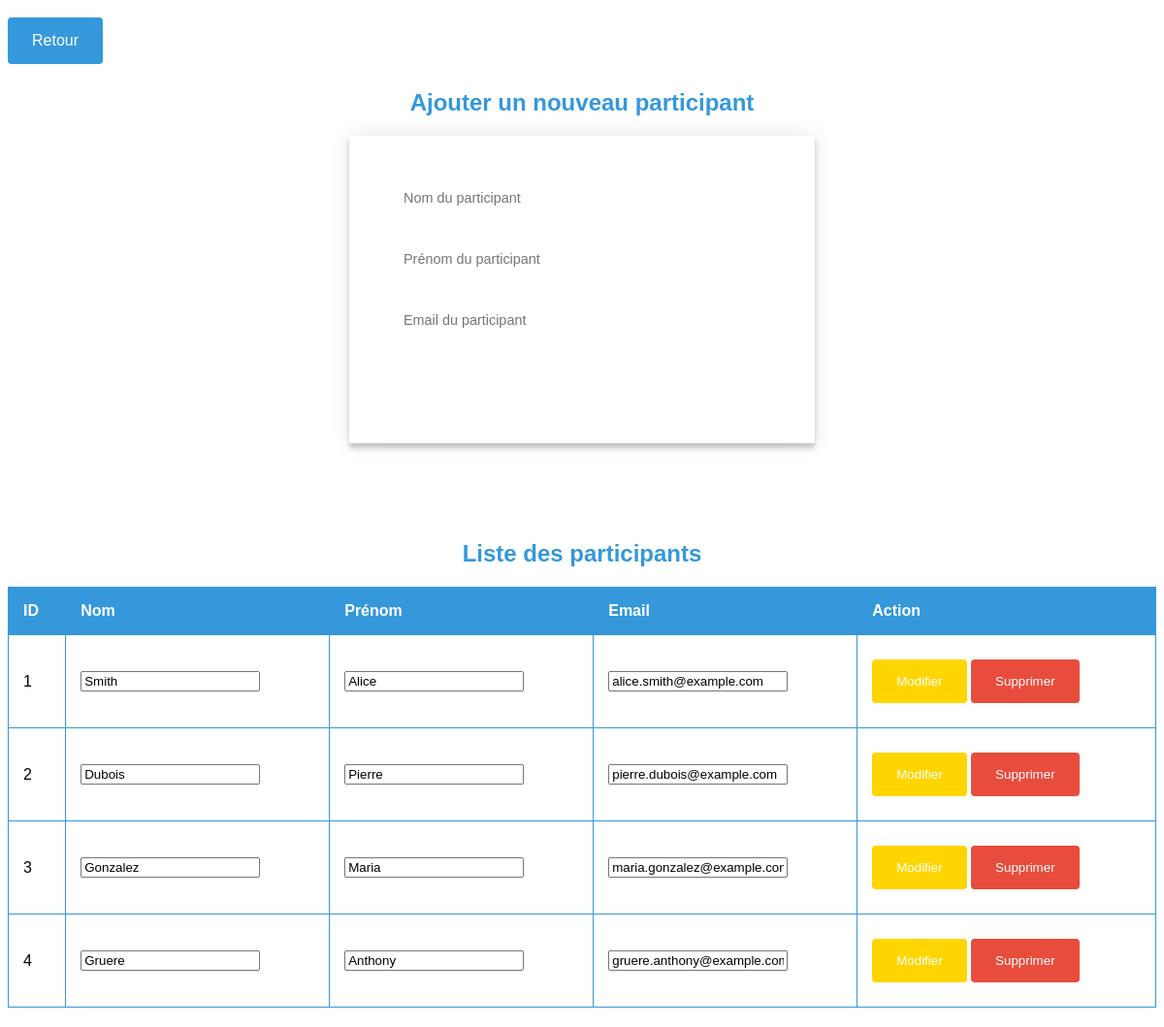
The app's page /Gestion/Utilisateurs/gestion_participants.php with its own data.
### tables this page shows
CREATE TABLE `participant` (
  `num_participant` int(11) NOT NULL,
  `nom_participant` varchar(100) DEFAULT NULL,
  `prenom_participant` varchar(100) DEFAULT NULL,
  `mail_participant` varchar(100) DEFAULT NULL
);

### Gestion/Utilisateurs/gestion_participants.php (the view, shortened to what this page needs)
<!DOCTYPE html>
<html lang="fr">
<head>
    <link rel="stylesheet" href="../../assets/css/style.css">
</head>
<body>
    <a href="../../dashboard.php" class="button">Retour</a>
    <h1 class="Title">Ajouter un nouveau participant</h1>
    <div class="form">
        <form method="POST" action="">
            <input type="text" name="nom_participant" placeholder="Nom du participant" required><br>
            <input type="text" name="prenom_participant" placeholder="Prénom du participant" required><br>
            <input type="email" name="mail_participant" placeholder="Email du participant" required><br>
            <button type="submit" name="ajouter">Ajouter</button>
        </form>
    </div>
    <h1 class="Title">Liste des participants</h1>
    <?php
    $participantsQuery = "SELECT * FROM participant";
    $participantsResult = mysqli_query($conn, $participantsQuery);
    if (mysqli_num_rows($participantsResult) > 0) {
        echo "<table border='1'>";
        echo "<tr><th>ID</th><th>Nom</th><th>Prénom</th><th>Email</th><th>Action</th></tr>";
        while ($participant = mysqli_fetch_assoc($participantsResult)) {
            echo "<form method='POST' action=''>";
            echo "<tr>";
            echo "<td>{$participant['num_participant']}</td>";
            echo "<td><input type='text' name='nom_participant' value='{$participant['nom_participant']}' required></td>";
            echo "<td><input type='text' name='prenom_participant' value='{$participant['prenom_participant']}' required></td>";
            echo "<td><input type='text' name='mail_participant' value='{$participant['mail_participant']}' required></td>";
            echo "<td><input type='hidden' name='num_participant' value='{$participant['num_participant']}'>";
            echo "<button class=\"bt2\" type=\"submit\" name=\"modifier\">Modifier</button> ";
            echo "<button class=\"bt3\" type=\"submit\" name=\"supprimer\">Supprimer</button></td>";
            echo "</tr>";
            echo "</form>";
        }
        echo "</table>";
    } else {
        echo "<div class='err_message'> Aucun participant trouvé.</div>";
    }
    ?>
</body>
</html>

### assets/css/style.css (style rules this page uses)
body { font-family: "Poppins", sans-serif; background-color: var(--first-color); }
h1.Title { text-align: center; margin-bottom: 20px; color: #3498db; font-size: 24px; }
table { width: 100%; border-collapse: collapse; margin-bottom: 20px; }
table, th, td { border: 1px solid #3498db; }
th, td { padding: 15px; text-align: left; }
th { background-color: #3498db; color: #ffffff; }
.button_edit, a.button, a.button2, a.button3, button.bt, button.bt2, button.bt3 { display: inline-block; padding: 15px 25px; margin: 10px 0; color: #ffffff; text-decoration: none; border-radius: 4px; border: none; cursor: pointer; transition: background-color 0.5s ease; }
.button_edit, a.button, button.bt { background-color: #3498db; }
a.button2, button.bt2 { background-color: #ffd500; }
a.button3, button.bt3 { background-color: #e74c3c; }
.form { position: relative; z-index: 1; background: #ffffff; max-width: 400px; margin: 0 auto 100px; padding: 40px; text-align: center; box-shadow: 0 0 20px 0 rgba(0, 0, 0, 0.1), 0 5px 5px 0 rgba(0, 0, 0, 0.2); }
.form input { outline: 0; background: var(--input-bgcolor); width: 100%; border: 0; margin: 0 0 15px; padding: 1rem; font-size: 0.9rem; }
.form button { text-transform: uppercase; outline: 0; background: var(--fourth-color); width: 100%; border: 0; padding: 15px; color: #ffffff; font-size: 1rem; -webkit-transition: all 0.3s ease; transition: all 0.3s ease; cursor: pointer; }

### records on screen
participant: num_participant "1", nom_participant "Smith", prenom_participant "Alice", mail_participant "alice.smith@example.com"
participant: num_participant "2", nom_participant "Dubois", prenom_participant "Pierre", mail_participant "pierre.dubois@example.com"
participant: num_participant "3", nom_participant "Gonzalez", prenom_participant "Maria", mail_participant "maria.gonzalez@example.com"
participant: num_participant "4", nom_participant "Gruere", prenom_participant "Anthony", mail_participant "gruere.anthony@example.com"
